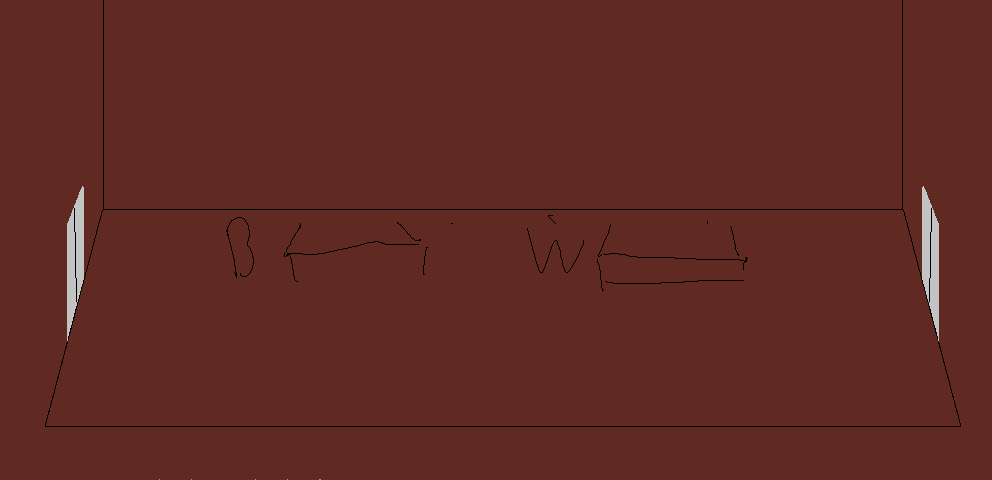

A 2D game scene composited from a Tiled map and its tileset images. What follows is a short description and the map's XML, with each tile layer's data collapsed to a summary:
An orthogonal 31x15 tile map with 32x32 px tiles, 3 tile layers (Tile Layer 2, Tile Layer 1, Tile Layer 3), 3 tilesets and 12 objects (3x character, level Info).

<map version="1.2" tiledversion="1.2.1" orientation="orthogonal" renderorder="right-down" width="31" height="15" tilewidth="32" tileheight="32" infinite="0" nextlayerid="35" nextobjectid="53">
 <tileset firstgid="1" name="playerstart" tilewidth="32" tileheight="32" tilecount="1" columns="1">
  <image source="playerstart.png" width="32" height="32" />
  <tile id="0">
   <properties>
    <property name="orient" value="right" />
    <property name="playerstart" value="" />
   </properties>
  </tile>
 </tileset>
 <tileset firstgid="2" name="grasstowngiftshop" tilewidth="32" tileheight="32" tilecount="300" columns="20">
  <image source="grasstowngiftshop.png" width="640" height="480" />
 </tileset>
 <tileset firstgid="302" name="grasstowngiftshop2" tilewidth="32" tileheight="32" tilecount="465" columns="31">
  <image source="grasstowngiftshop2.png" width="992" height="480" />
 </tileset>
 <layer id="32" name="Tile Layer 2" width="31" height="15">
  <data>[465 cells, 24 non-empty, 8 distinct tile ids]</data>
 </layer>
 <layer id="33" name="Tile Layer 1" width="31" height="15">
  <data>[465 cells, 0 non-empty, 0 distinct tile ids]</data>
 </layer>
 <layer id="34" name="Tile Layer 3" width="31" height="15">
  <data>[465 cells, 465 non-empty, 438 distinct tile ids]</data>
 </layer>
 <objectgroup id="4" name="Object Layer 1">
  <object id="19" x="96" y="288" width="32" height="32">
   <properties>
    <property name="orient" value="up" />
    <property name="playerstart" value="" />
    <property name="startarea" value="1" />
   </properties>
  </object>
  <object id="20" x="32" y="224" width="32" height="96">
   <properties>
    <property name="NewArea" value="grasstowngiftshop.tmx" />
    <property name="area" value="grasstowngiftshop.tmx" />
    <property name="returnarea" value="2" />
   </properties>
  </object>
  <object id="22" name="level Info" x="544" y="64" width="24" height="24">
   <properties>
    <property name="areaname" value="Their relics." />
    <property name="levelinfo" value="1" />
   </properties>
  </object>
  <object id="37" x="384" y="416" width="224" height="32">
   <properties>
    <property name="block" value="" />
   </properties>
  </object>
  <object id="38" x="32" y="416" width="224" height="32">
   <properties>
    <property name="block" value="" />
   </properties>
  </object>
  <object id="46" x="288" y="224" width="128" height="64">
   <properties>
    <property name="Black" value="" />
    <property name="MemoryPlace" value="" />
    <property name="description" value="It looks like an orb could fit here..." />
   </properties>
  </object>
  <object id="47" x="608" y="224" width="128" height="64">
   <properties>
    <property name="MemoryPlace" value="" />
    <property name="White" value="" />
    <property name="description" value="&quot;The understanding mage&quot; is written on it." />
   </properties>
  </object>
  <object id="48" name="Shopkeep" type="character" x="334" y="180" width="32" height="64">
   <properties>
    <property name="" value="" />
    <property name="SPflag1" value="" />
    <property name="image" value="sprites/blackcloak.png" />
    <property name="name" value="Shopkeeper" />
    <property name="orient" value="down" />
    <property name="sprite" value="" />
   </properties>
  </object>
  <object id="49" name="Shopkeep" type="character" x="655" y="178" width="32" height="64">
   <properties>
    <property name="" value="" />
    <property name="SPflag2" value="" />
    <property name="image" value="sprites/whitecloak.gif" />
    <property name="name" value="Shopkeeper" />
    <property name="orient" value="down" />
    <property name="sprite" value="" />
   </properties>
  </object>
  <object id="50" x="928" y="224" width="32" height="96">
   <properties>
    <property name="NewArea" value="grasstowngiftshop.tmx" />
    <property name="area" value="grasstowngiftshop3.tmx" />
    <property name="returnarea" value="1" />
   </properties>
  </object>
  <object id="51" x="864" y="288" width="32" height="32">
   <properties>
    <property name="orient" value="left" />
    <property name="playerstart" value="" />
    <property name="startarea" value="2" />
   </properties>
  </object>
  <object id="52" name="Shopkeep" type="character" x="512" y="288" width="32" height="64">
   <properties>
    <property name="" value="" />
    <property name="SPflag1" value="" />
    <property name="description" value="You don't know of the two heroes?" />
    <property name="image" value="sprites/graycloak.gif" />
    <property name="name" value="Tour Guide?" />
    <property name="orient" value="left" />
    <property name="sprite" value="" />
   </properties>
  </object>
 </objectgroup>
</map>
